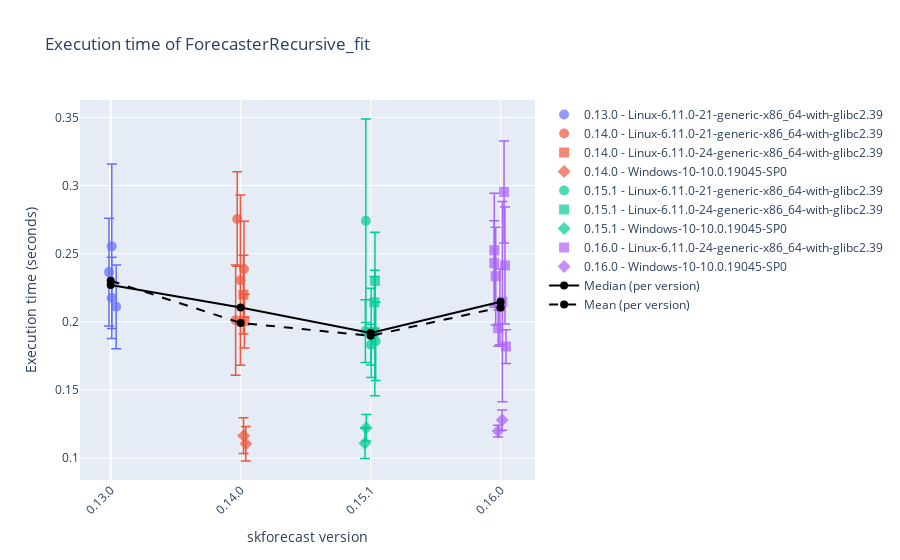
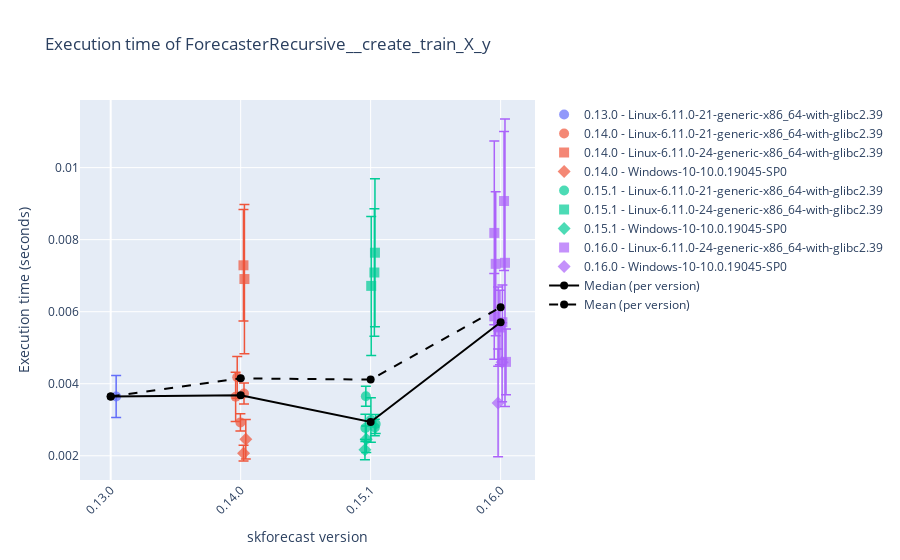
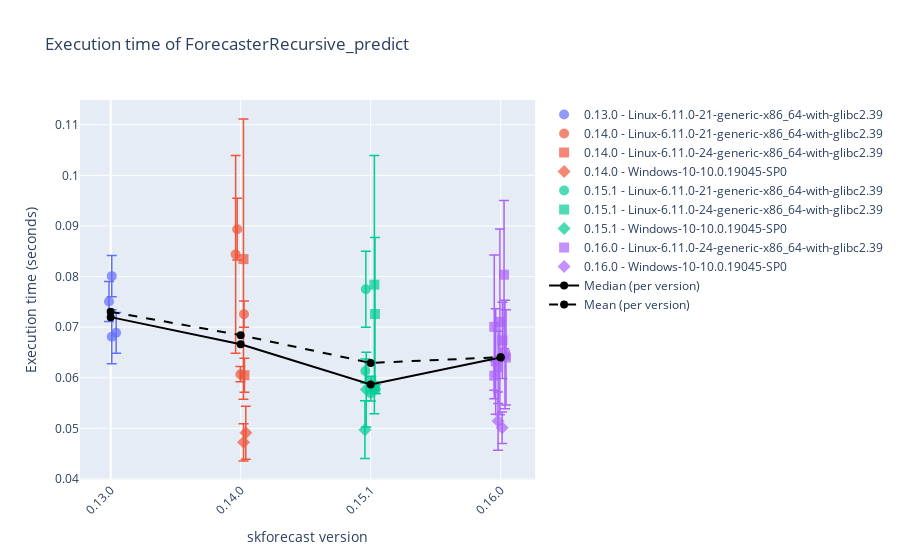
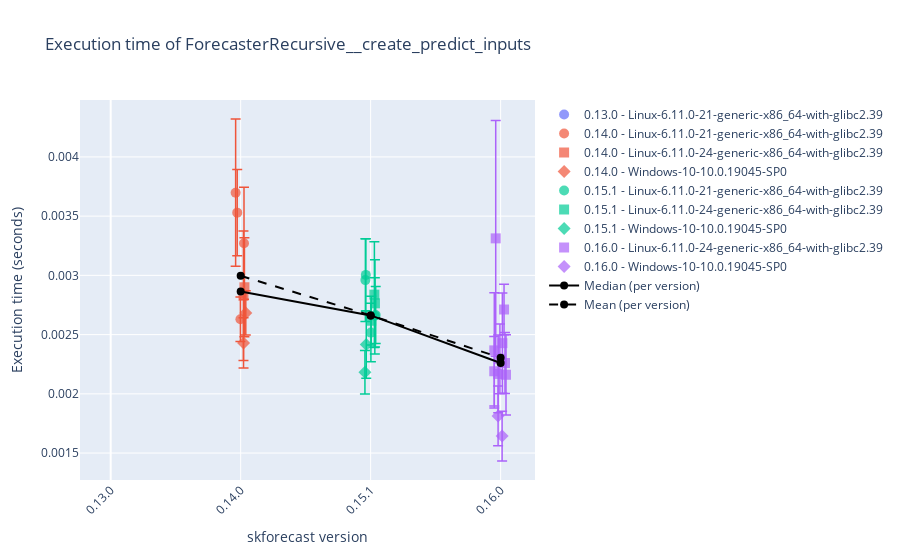

These figures' notebook cell, in order:
### Code cell
# Plot results
# ==============================================================================
display_df = False
selected_date = None
# 'Linux-6.11.0-24-generic-x86_64-with-glibc2.39'
# 'Windows-10-10.0.19045-SP0'
selected_platform = None

results_benchmark_all = joblib.load("./benchmark.joblib")
results_benchmark = results_benchmark_all.query("forecaster_name in ['ForecasterRecursive', 'ForecasterAutoreg']")
results_benchmark = results_benchmark.query("regressor_name == 'LGBMRegressor'")
for function_name in results_benchmark['function_name'].unique():
    df = results_benchmark.query(f"function_name == '{function_name}'")
    if selected_date:
        df = df[df['datetime'].dt.date == pd.to_datetime(selected_date).date()]
    if selected_platform:
        df = df[df['platform'] == selected_platform]
    if display_df:
        display(df.tail(3))
    plot_benchmark_results(df.copy(), function_name, add_median=True, add_mean=True)
